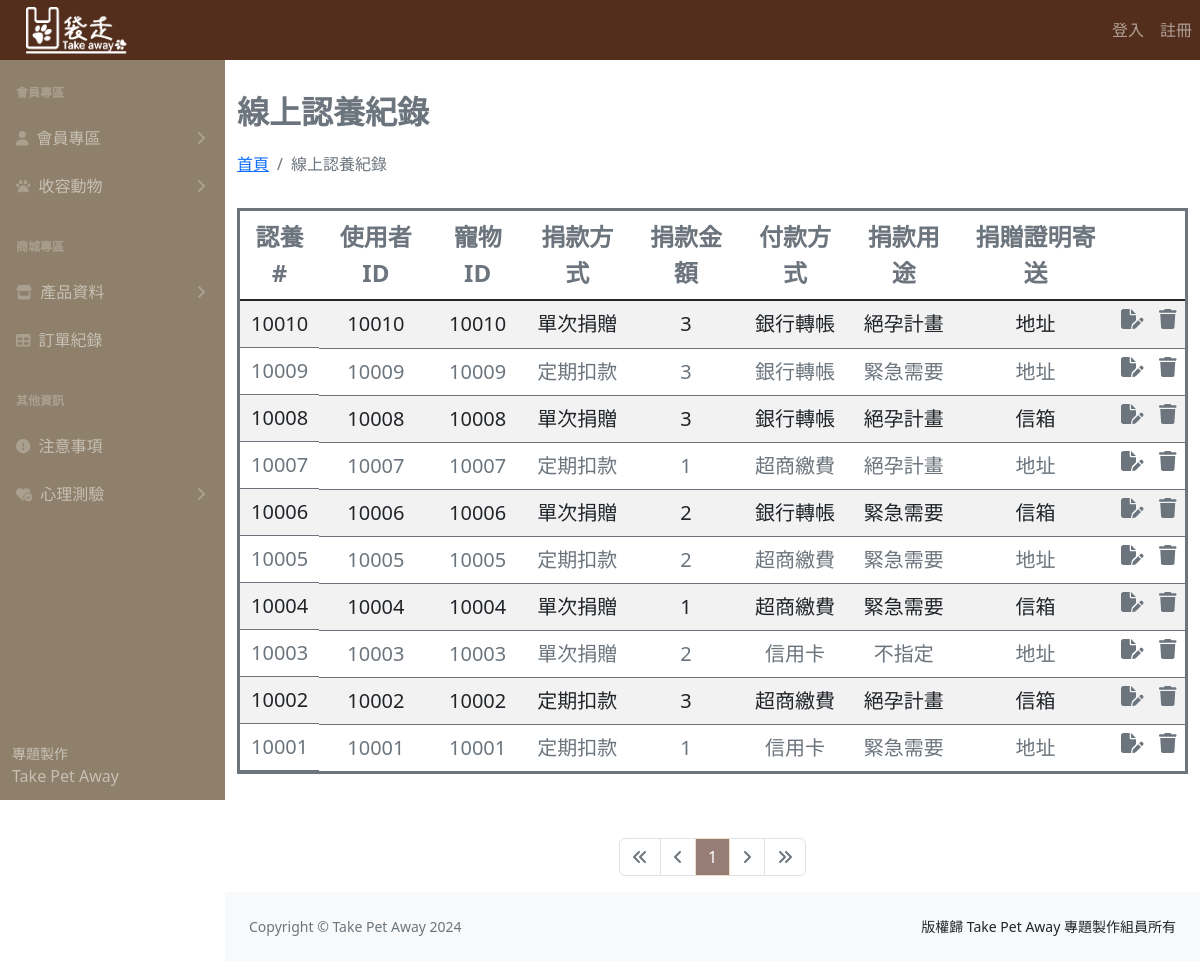
/adoptList.php, run on an earlier commit of the app's database.
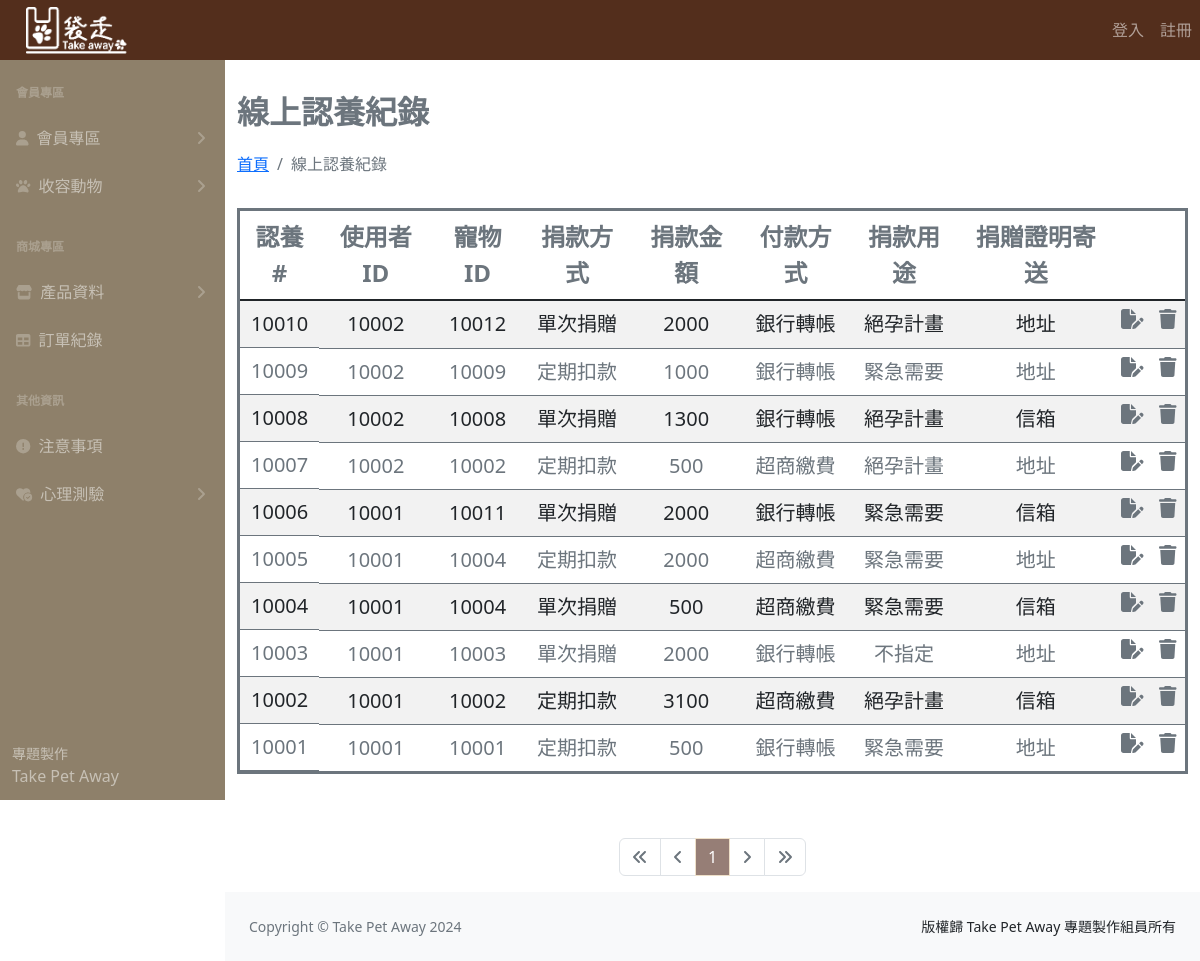
And on a later commit of the database.
### tables this page shows
CREATE TABLE `online_virtual_adoption_form` (
  `adopt_id` int(11) NOT NULL,
  `pet_id` int(11) NOT NULL,
  `user_id` int(11) NOT NULL,
  `donation_method` varchar(8) NOT NULL,
  `amount` int(11) NOT NULL,
  `payment` varchar(8) NOT NULL,
  `donation` varchar(8) NOT NULL,
  `donate_address` varchar(8) NOT NULL
);

### adoptList.php (the view, shortened to what this page needs)
<?php
require __DIR__ . '/parts/pdo-connect.php';
$page = isset($_GET['page']) ? intval($_GET['page']) : 1;
$perPage = 10;
$t_sql = "SELECT COUNT(1) FROM online_virtual_adoption_form";
$t_stmt = $pdo->query($t_sql);
$totalRows = $t_stmt->fetch(PDO::FETCH_NUM)[0];
$totalPages = ceil($totalRows / $perPage);
$rows = [];
if ($totalRows > 0) {
  $sql = sprintf("SELECT * FROM online_virtual_adoption_form ORDER BY adopt_id  DESC LIMIT %s, %s", ($page - 1) * $perPage, $perPage);
  $rows = $pdo->query($sql)->fetchAll();
}
?>
<?php include __DIR__ . '/parts/1_head.php' ?>
<?php include __DIR__ . '/parts/2_nav.php' ?>
<?php include __DIR__ . '/parts/3_side_nav.php' ?>
<div class="container">
  <div class="row ">
    <h1 class="mt-4 fw-bold lh-lg text-secondary fs-2">線上認養紀錄</h1>
    <ol class="breadcrumb mb-4">
      <li class="breadcrumb-item"><a href="index_.php">首頁</a></li>
      <li class="breadcrumb-item active">線上認養紀錄</li>
    </ol>
    <div class="col  ">
      <table class="table table-striped table-hover mt-2 border border-3 border-secondary">
        <thead>
          <tr class="text-center text-secondary fs-4 ">
            <th>認養#</th>
            <th>使用者ID</th>
            <th>寵物ID</th>
            <th>捐款方式</th>
            <th>捐款金額</th>
            <th>付款方式</th>
            <th>捐款用途</th>
            <th>捐贈證明寄送</th>
            <th><i></i></th>
            <th><i></i></th>
          </tr>
        </thead>
        <tbody class="table-group-divider">
          <?php foreach ($rows as $r) : ?>
            <tr class="text-center text-secondary fs-5">
              <td class="d-flex justify-content-center"><?= $r['adopt_id'] ?></td>
              <td><?= $r['user_id'] ?></td>
              <td><?= $r['pet_id'] ?></td>
              <td><?= $r['donation_method'] ?></td>
              <td><?= $r['amount'] ?></td>
              <td><?= $r['payment'] ?></td>
              <td><?= $r['donation'] ?></td>
              <td><?= $r['donate_address'] ?></td>
              <td>
                <a href="adoptEdit.php?adopt_id=<?= $r['adopt_id'] ?>" class="color-primary">
                  <i class="fa-solid fa-file-pen text-secondary d-flex justify-content-center "></i>
                </a>
              </td>
              <td>
                <a href="javascript: deleteOne(<?= $r['adopt_id'] ?>)">
                  <i class="fa-solid fa-trash text-primary d-flex justify-content-center text-secondary"></i>
                </a>
              </td>
            </tr>
          <?php endforeach ?>
        </tbody>
      </table>
    </div>
  </div>
  <div class="row mt-5">
    <div class="col d-flex justify-content-center">
      <nav aria-label="Page navigation example">
        <ul class="pagination">
          <li class="page-item <?= $page == 1 ? 'disabled' : '' ?>">
            <a class="page-link" href="?page=1">
              <i class="fa-solid fa-angles-left"></i>
            </a>
          </li>
          <li class="page-item <?= $page == 1 ? 'disabled' : '' ?>">
            <a class="page-link" href="?page=<?= $page - 1 ?>">
              <i class="fa-solid fa-angle-left"></i>
            </a>
          </li>
          <?php for ($i = $page - 5; $i <= $page + 5; $i++) : ?>
            <?php if ($i >= 1 and $i <= $totalPages) : ?>
              <li class="page-item  <?= $i != $page ?: 'active' ?>">
                <a class="page-link bd-secondary" href="?page=<?= $i ?>"><?= $i ?></a>
              </li>
            <?php endif ?>
          <?php endfor ?>
          <li class="page-item <?= $page == $totalPages ? 'disabled' : '' ?>">
            <a class="page-link" href="?page=<?= $page + 1 ?>">
              <i class="fa-solid fa-angle-right"></i>
            </a>
          </li>
          <li class="page-item <?= $page == $totalPages ? 'disabled' : '' ?>">
            <a class="page-link" href="?page=<?= $totalPages ?>">
              <i class="fa-solid fa-angles-right"></i>
            </a>
          </li>
        </ul>
      </nav>
    </div>
  </div>
</div>
<?php include __DIR__ . '/parts/4_footer.php' ?>
<?php include __DIR__ . '/parts/6_foot.php' ?>

### parts/1_head.php (shortened to what this page needs)
<!DOCTYPE html>
<html lang="en">
<head>
    <link href="css/styles.css" rel="stylesheet" />
    <link href="css/styles.css" rel="stylesheet" />
</head>
<body class="sb-nav-fixed">

### parts/2_nav.php (shortened to what this page needs)
<nav class=" sb-topnav navbar navbar-expand navbar-dark bg-dark" style="height: 60px;">
  <a class="navbar-brand ps-3" href="index_.php">
    <img src="logo.png" style="width:50%; margin-left:10px" class="mt-3 mb-2" alt="">
  </a>
  <div class="collapse navbar-collapse" id="navbarSupportedContent">
    <ul class="navbar-nav mb-2 mb-lg-0">
      <?php if (isset($_SESSION['user'])) : ?>
        <li class="nav-item">
          <a class="nav-link"><?= $_SESSION['user']['name'] ?></a>
        </li>
        <li class="nav-item">
          <a class="nav-link" href="logout.php">登出</a>
        </li>
      <?php else : ?>
        <li class="nav-item">
          <a class="nav-link" href="login.php">登入</a>
        </li>
        <li class="nav-item">
          <a class="nav-link" href="register.php">註冊</a>
        </li>
      <?php endif ?>
    </ul>
  </div>
</nav>

### parts/3_side_nav.php (shortened to what this page needs)
<div id="layoutSidenav">
  <div id="layoutSidenav_nav">
    <nav class="sb-sidenav accordion sb-sidenav-dark" id="sidenavAccordion">
      <div class="sb-sidenav-menu">
        <div class="nav">
          <div class="sb-sidenav-menu-heading">會員專區</div>
          <a class="nav-link collapsed" href="#" data-bs-toggle="collapse" data-bs-target="#collapsePagesUser" aria-expanded="false" aria-controls="collapsePagesUser" onclick="toggleCollapse('collapsePagesUser')">
            <div class="sb-nav-link-icon">
              <i class="fa-solid fa-user"></i>
            </div>
            會員專區
            <div class="sb-sidenav-collapse-arrow">
              <i class="fas fa-angle-down"></i>
            </div>
          </a>
          <a class="nav-link collapsed" href="#" data-bs-toggle="collapse" data-bs-target="#collapsePagesAnimal" aria-expanded="false" aria-controls="collapsePagesAnimal" onclick="toggleCollapse('collapsePagesAnimal')">
            <div class="sb-nav-link-icon">
              <i class="fa-solid fa-paw"></i>
            </div>
            收容動物
            <div class="sb-sidenav-collapse-arrow">
              <i class="fas fa-angle-down"></i>
            </div>
          </a>
          <div class="sb-sidenav-menu-heading">商城專區</div>
          <a class="nav-link collapsed" href="#" data-bs-toggle="collapse" data-bs-target="#collapsePagesShop" aria-expanded="false" aria-controls="collapsePagesShop" onclick="toggleCollapse('collapsePagesShop')">
            <div class="sb-nav-link-icon">
              <i class="fa-solid fa-store"></i>
            </div>
            產品資料
            <div class="sb-sidenav-collapse-arrow">
              <i class="fas fa-angle-down"></i>
            </div>
          </a>
          <a class="nav-link" href="order_history.php">
            <div class="sb-nav-link-icon"><i class="fas fa-table"></i></div>
            訂單紀錄
          </a>
          <div class="sb-sidenav-menu-heading">其他資訊</div>
          <a class="nav-link" href="faq_add.php">
            <div class="sb-nav-link-icon">
              <i class="fa-solid fa-circle-exclamation"></i>
            </div>
            注意事項
          </a>
          <a class="nav-link collapsed" href="#" data-bs-toggle="collapse" data-bs-target="#heartContentCollapse" aria-expanded="false" aria-controls="heartContentCollapse" onclick="toggleCollapse('heartContentCollapse')">
            <div class="sb-nav-link-icon">
              <i class="fa-solid fa-heart-circle-check"></i>
            </div>
            心理測驗
            <div class="sb-sidenav-collapse-arrow">
              <i class="fas fa-angle-down"></i>
            </div>
          </a>
        </div>
      </div>
      <div class="sb-sidenav-footer">
        <div class="small">專題製作</div>
        Take Pet Away
      </div>
    </nav>
  </div>
  <div id="layoutSidenav_content">

### parts/4_footer.php
<footer class="py-4 bg-light mt-auto">
          <div class="container-fluid px-4">
            <div
              class="d-flex align-items-center justify-content-between small"
            >
              <div class="text-muted">Copyright &copy; Take Pet Away 2024</div>
              <div>版權歸 Take Pet Away 專題製作組員所有</div>
            </div>
          </div>
        </footer>
      </div>
    </div>

### parts/1_head.php (style rules this page uses)
:root { --bs-dark-rgb: 83, 46, 28; }
.sb-sidenav-dark { background-color: #8E806A; }
.sb-sidenav-dark .sb-sidenav-footer { background-color: #8E806A; }
.row { --bs-gutter-x: 0rem; }
.pagination, .datatable-pagination ul { --bs-pagination-active-border-color: #EEE0C9; --bs-pagination-active-bg: #967E76; --bs-link-color: #967E76; --bs-link-hover-color: #967E76; --bs-dark-rgb: #967E76; }

What changed in the data, as far as the page shows it:
changed online_virtual_adoption_form id 10010: user "10010" → "10002"; pet "10010" → "10012"; amount "3" → "2000"
changed online_virtual_adoption_form id 10009: user "10009" → "10002"; amount "3" → "1000"
changed online_virtual_adoption_form id 10008: user "10008" → "10002"; amount "3" → "1300"
changed online_virtual_adoption_form id 10007: user "10007" → "10002"; pet "10007" → "10002"; amount "1" → "500"
changed online_virtual_adoption_form id 10006: user "10006" → "10001"; pet "10006" → "10011"; amount "2" → "2000"
changed online_virtual_adoption_form id 10005: user "10005" → "10001"; pet "10005" → "10004"; amount "2" → "2000"
changed online_virtual_adoption_form id 10004: user "10004" → "10001"; amount "1" → "500"
changed online_virtual_adoption_form "不指定": user "10003" → "10001"; amount "2" → "2000"; payment "信用卡" → "銀行轉帳"
changed online_virtual_adoption_form id 10002: user "10002" → "10001"; amount "3" → "3100"
changed online_virtual_adoption_form id 10001: amount "1" → "500"; payment "信用卡" → "銀行轉帳"
